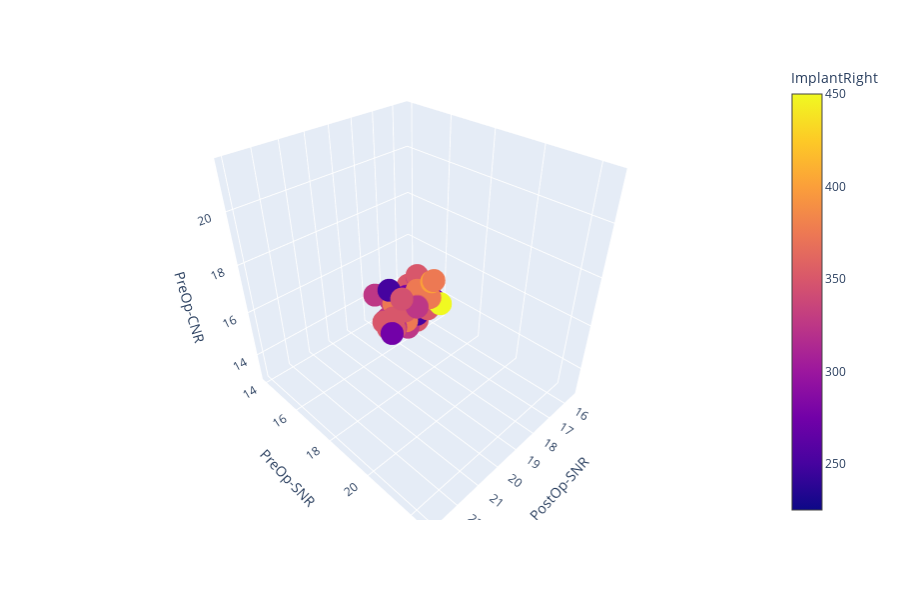

The notebook cell this image was saved under:
### Code cell
fig = px.scatter_3d(df, x='PostOp-SNR', y='PreOp-SNR', z='PreOp-CNR', color='ImplantRight')
fig.show()

### Figure 1 — Plotly figure (JSON) as saved in the notebook; plotly's stock layout.template omitted (floating-point values rounded to 4 significant figures; data arrays with more than 128 entries replaced by an {"elided": "..."} marker saying what was removed)
{"data": [{"hoverlabel": {"namelength": 0}, "hovertemplate": "PostOp-SNR=%{x}<br>PreOp-SNR=%{y}<br>PreOp-CNR=%{z}<br>ImplantRight=%{marker.color}", "legendgroup": "", "marker": {"color": {"elided": "144 int values"}, "coloraxis": "coloraxis", "symbol": "circle"}, "mode": "markers", "name": "", "scene": "scene", "showlegend": false, "type": "scatter3d", "x": {"elided": "144 float values"}, "y": {"elided": "144 float values"}, "z": {"elided": "144 float values"}}], "layout": {"coloraxis": {"colorbar": {"title": {"text": "ImplantRight"}}, "colorscale": [[0, "#0d0887"], [0.1111, "#46039f"], [0.2222, "#7201a8"], [0.3333, "#9c179e"], [0.4444, "#bd3786"], [0.5556, "#d8576b"], [0.6667, "#ed7953"], [0.7778, "#fb9f3a"], [0.8889, "#fdca26"], [1, "#f0f921"]]}, "height": 600, "legend": {"tracegroupgap": 0}, "margin": {"t": 60}, "scene": {"domain": {"x": [0, 0.98], "y": [0, 1]}, "xaxis": {"title": {"text": "PostOp-SNR"}}, "yaxis": {"title": {"text": "PreOp-SNR"}}, "zaxis": {"title": {"text": "PreOp-CNR"}}}}}
